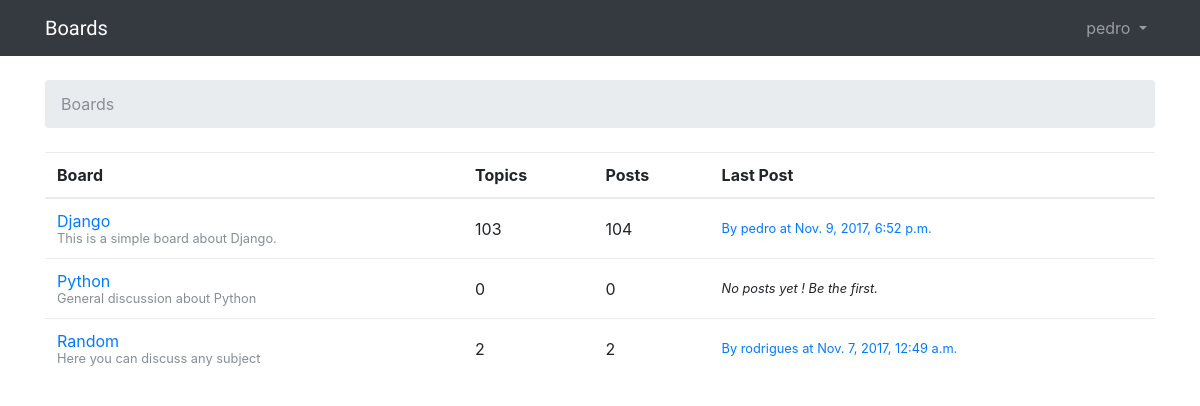
The app's page / (signed in) with its own data.
### boards/models.py (models this page shows, shortened)
class Board(models.Model):
    name = models.CharField(max_length=30, unique=True)
    description = models.CharField(max_length=100)
    def get_posts_count(self):
        return Post.objects.filter(topic__board=self).count()
    def get_last_post(self):
        return Post.objects.filter(topic__board=self).order_by('-created_at').first()

class Post(models.Model):
    message = models.TextField(max_length=4000)
    topic = models.ForeignKey(Topic, related_name='posts')
    created_at = models.DateTimeField(auto_now_add=True)
    updated_at = models.DateTimeField(null=True)
    created_by = models.ForeignKey(User, related_name='posts')
    updated_by = models.ForeignKey(User, null=True, related_name='+')

### boards/views.py (the view)
# urls.py: url(r'^$', boards_views.BoardListView.as_view(), name='home'),
class BoardListView(ListView):
    model = Board
    context_object_name = 'boards'
    template_name = 'home.html'

### templates/home.html
{% extends 'base.html' %}
{% block breadcrumb %}
  <li class="breadcrumb-item active">Boards</li>
{% endblock %}
{% block content %}
<table class="table">
  <thead class="thead">
    <tr>
      <th>Board</th>
      <th>Topics</th>
      <th>Posts</th>
      <th>Last Post</th>
    </tr>
  </thead>
  <tbody>
    {% for board in boards %}
      <tr>
        <td>
          <a href="{% url 'board_topics' board.pk %}">{{board.name}}</a>
          <small class="text-muted d-block">{{ board.description }}</small>
        </td>
        <td class="align-middle">{{ board.topics.count }}</td>
        <td class="align-middle">{{ board.get_posts_count }}</td>
        <td class="align-middle">
          {% with post=board.get_last_post %}
            <small>
              {% if post %}
                <a href="{% url 'topic_posts' board.pk post.topic.pk %}">
                  By {{ post.created_by.username }} at {{ post.created_at }}
                </a>
              {% else %}
                <em>No posts yet ! Be the first.</em>
              {% endif %}
            </small>
          {% endwith %}
        </td>
      </tr>
    {% endfor %}
  </tbody>
</table>
{% endblock %}

### templates/base.html (shortened to what this page needs)
{% load static %}
<html>
    <head>
        <link rel="stylesheet" href="{% static 'css/bootstrap.min.css' %}">
        <link rel="stylesheet" href="{% static 'css/app.css' %}">
    </head>
    <body>
        {% block body %}
        <nav class="navbar navbar-expand-sm navbar-dark bg-dark">
            <div class="container">
              <a class="navbar-brand" href="{% url 'home' %}">Boards</a>
              <div class="collapse navbar-collapse" id="mainMenu">
                {% if user.is_authenticated %}
                  <ul class="navbar-nav ml-auto">
                    <li class="nav-item dropdown">
                      <a class="nav-link dropdown-toggle" href="#" id="userMenu" data-toggle="dropdown" aria-haspopup="true" aria-expanded="false">
                        {{ user.username }}
                      </a>
                    </li>
                  </ul>
                {% else %}
                  <form class="form-inline ml-auto" style="margin-bottom: 0px;">
                    <a href="{% url 'login' %}" class="btn btn-outline-secondary">Login</a>
                    <a href="{% url 'signup' %}" class="btn btn-outline-primary ml-2">Signup</a>
                  </form>
                {% endif %}
              </div>
            </div>
          </nav>
            <div class="container">
              <ol class="breadcrumb my-4">
                {% block breadcrumb %}
                {% endblock %}
              </ol>
              {% block content %}
              {% endblock %}
            </div>
        {% endblock body %}
    </body>
</html>

### static/css/app.css (style rules this page uses)
.navbar-brand { font-family: 'Saira', sans-serif; }

### records on screen
Board: name "Django", description "This is a simple board about Django.", topics.count "103", get_posts_count "104", get_last_post.created_by.username "pedro", get_last_post.created_at "Nov. 9, 2017, 6:52 p.m."
Board: name "Python", description "General discussion about Python", topics.count "0", get_posts_count "0", shows "No posts yet ! Be the first."
Board: name "Random", description "Here you can discuss any subject", topics.count "2", get_posts_count "2", get_last_post.created_by.username "rodrigues", get_last_post.created_at "Nov. 7, 2017, 12:49 a.m."

### other values on screen
{{ user.username }} "pedro"
